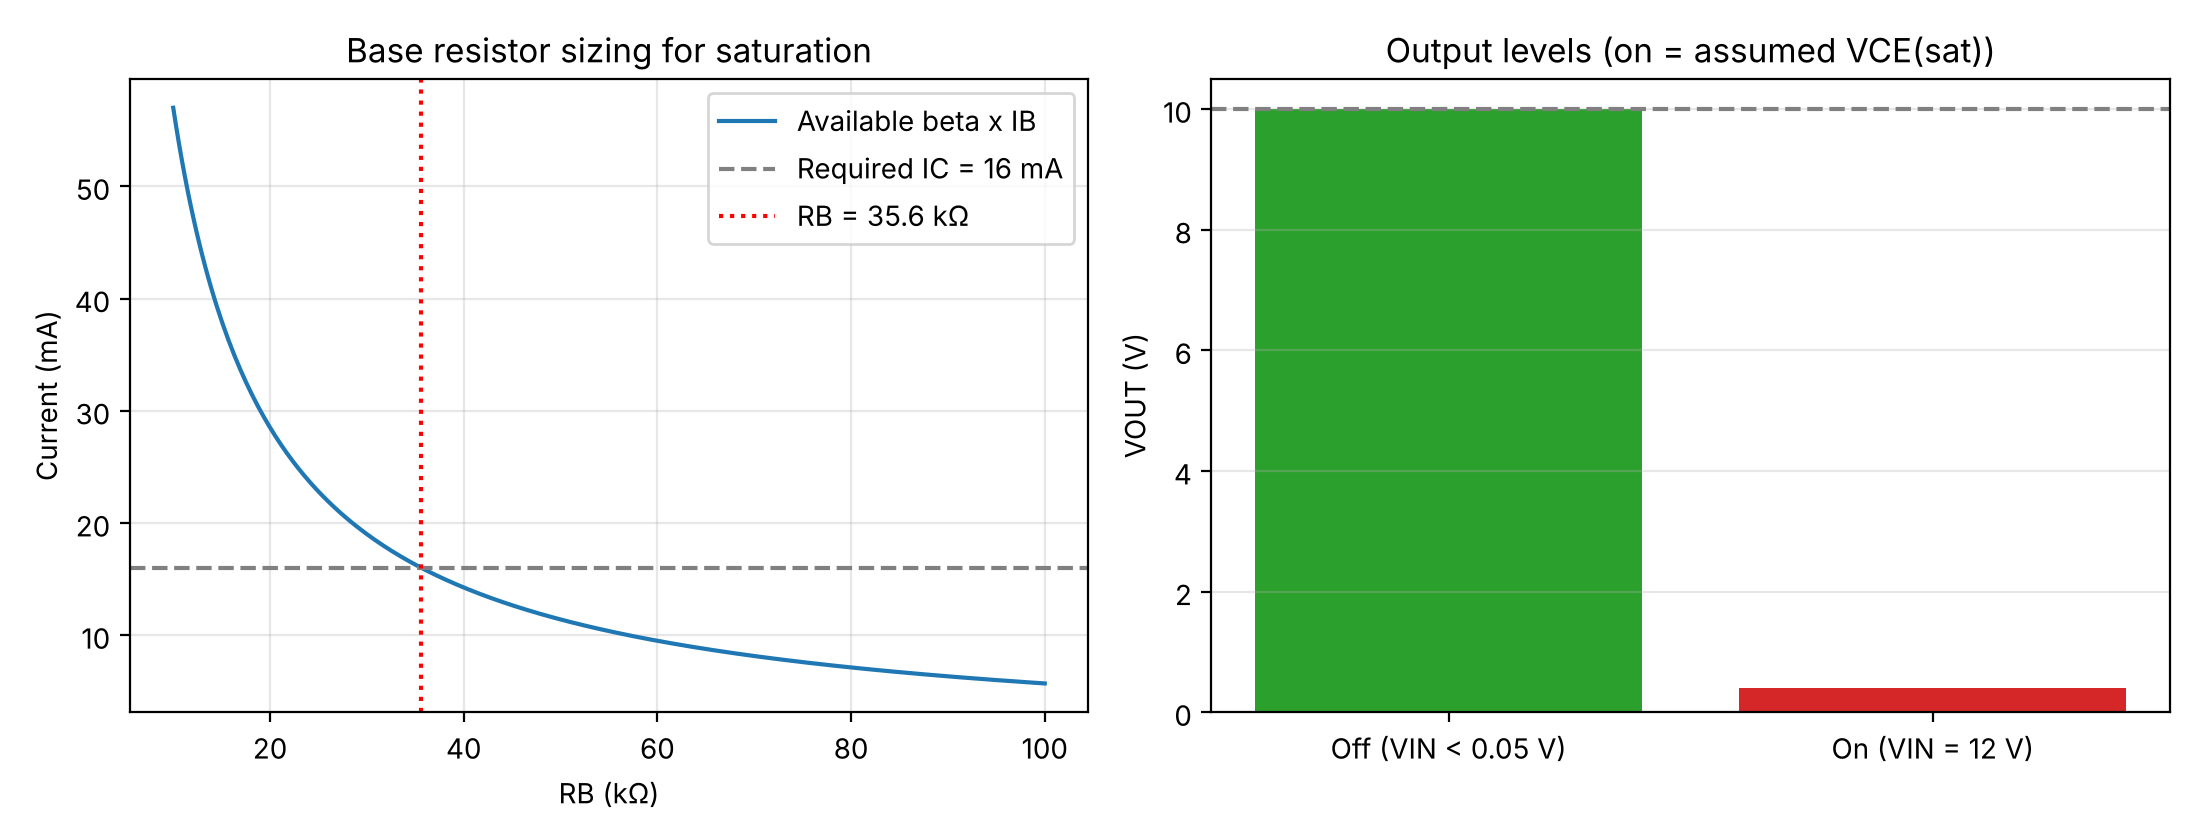

Write the Python code that produced this figure.
import numpy as np
import matplotlib.pyplot as plt


def collector_resistor(Vcc, Vout_off, Iout):
    # RC sized with the transistor off
    return (Vcc - Vout_off) / Iout


def collector_current(Vcc, RC, IL):
    # IC = Vcc/RC + IL, with VCE neglected
    return Vcc / RC + IL


def base_resistor(Vcc, Vbe, beta, IC):
    # IB = IC/beta, RB = (Vcc - VBE)/IB
    IB = IC / beta
    return (Vcc - Vbe) / IB


def print_results(Vcc, Vout_off, Iout, IL, beta, Vbe, Vce_sat):
    RC = collector_resistor(Vcc, Vout_off, Iout)
    print(f"RC = ({Vcc:.0f} - {Vout_off:.0f}) / {Iout*1e3:.0f} mA = {RC:.0f} ohm")

    IC = collector_current(Vcc, RC, IL)
    print(f"IC = {Vcc:.0f} / {RC:.0f} + {IL*1e3:.0f} mA = {IC*1e3:.1f} mA")

    IB = IC / beta
    print(f"IB = {IC*1e3:.1f} mA / {beta} = {IB*1e3:.2f} mA")

    RB = base_resistor(Vcc, Vbe, beta, IC)
    print(f"RB = ({Vcc:.0f} - {Vbe}) / {IB*1e3:.2f} mA = {RB:.0f} ohm")

    IC_req = (Vcc - Vce_sat) / RC + IL
    print(f"Check with VCE(sat) = {Vce_sat} V: IC needed = ({Vcc:.0f} - {Vce_sat}) / {RC:.0f} "
          f"+ {IL*1e3:.0f} mA = {IC_req*1e3:.1f} mA")
    print(f"Available beta x IB = {beta} x {IB*1e3:.2f} mA = {beta*IB*1e3:.1f} mA "
          f"(>= {IC_req*1e3:.1f} mA, so saturated)")

    Vout_check = Vcc - Iout * RC
    print(f"Off state: VOUT = {Vcc:.0f} - {Iout*1e3:.0f} mA x {RC:.0f} = {Vout_check:.1f} V")


def plot_results(Vcc, Vout_off, Iout, IL, beta, Vbe, Vce_sat):
    RC = collector_resistor(Vcc, Vout_off, Iout)
    IC = collector_current(Vcc, RC, IL)
    RB = base_resistor(Vcc, Vbe, beta, IC)

    RB_sweep = np.linspace(10e3, 100e3, 300)
    available = beta * (Vcc - Vbe) / RB_sweep

    plt.figure(figsize=(11, 4.2))

    plt.subplot(1, 2, 1)
    plt.plot(RB_sweep / 1e3, available * 1e3, label="Available beta x IB")
    plt.axhline(IC * 1e3, linestyle="--", color="gray", label=f"Required IC = {IC*1e3:.0f} mA")
    plt.axvline(RB / 1e3, linestyle=":", color="red", label=f"RB = {RB/1e3:.1f} kΩ")
    plt.xlabel("RB (kΩ)")
    plt.ylabel("Current (mA)")
    plt.title("Base resistor sizing for saturation")
    plt.legend()
    plt.grid(alpha=0.3)

    plt.subplot(1, 2, 2)
    plt.bar(["Off (VIN < 0.05 V)", "On (VIN = 12 V)"], [Vout_off, Vce_sat],
            color=["tab:green", "tab:red"])
    plt.axhline(Vout_off, linestyle="--", color="gray")
    plt.ylabel("VOUT (V)")
    plt.title("Output levels (on = assumed VCE(sat))")
    plt.grid(alpha=0.3, axis="y")

    plt.tight_layout()
    plt.savefig("circuit5_saturated_transistor.png", dpi=200)
    plt.show()


def main():
    Vcc, Vout_off, Iout = 12.0, 10.0, 1e-3
    IL, beta, Vbe, Vce_sat = 10e-3, 50, 0.6, 0.4
    print_results(Vcc, Vout_off, Iout, IL, beta, Vbe, Vce_sat)
    plot_results(Vcc, Vout_off, Iout, IL, beta, Vbe, Vce_sat)


if __name__ == "__main__":
    main()
